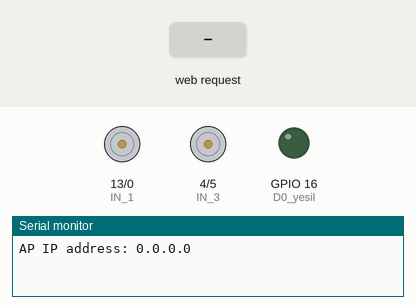
This sketch was run on a simulated ESP8266 (NodeMCU). Parts: motor-driver pin pairs drawn as motors (green arrow = first pin HIGH = forward, orange = second pin HIGH = backward, longer = more drive, scaled by the enable pin), output pins drawn as LEDs (lit = HIGH), the last lines printed to the serial monitor. The test bench sets the inputs (shaded band). WiFi joins after 1.5 s; servers stay silent unless stated.

Above: at 1.2 s.
1.3 s: HTTP request GET /?State=F received
At 2.1 s:
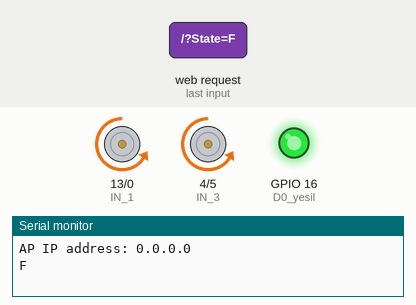
2.8 s: HTTP request GET /?State=B received
At 3.3 s:
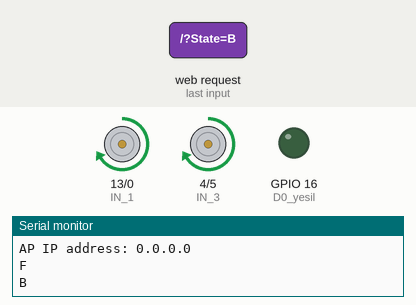
4.3 s: HTTP request GET /?State=L received
At 5.5 s:
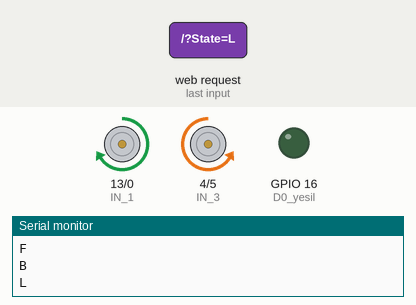
5.8 s: HTTP request GET /?State=R received
At 6.8 s:
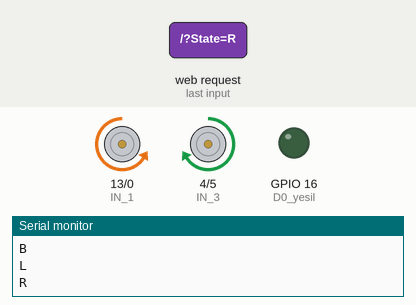
Timing chart, 0 to 8.3 s (numbered marks = the images above; inputs shaded):
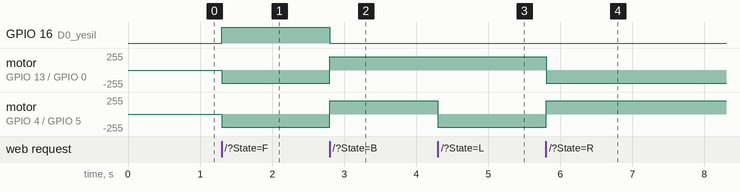

Measured:
- after the input at 1.3 s, GPIO 16 (D0_yesil): LOW → HIGH at once; motor on GPIO 13 (IN_1) / GPIO 0 (IN_2), motor on GPIO 4 (IN_3) / GPIO 5 (IN_4): stopped → backward 199/255 at once
- after the input at 2.8 s, GPIO 16 (D0_yesil): HIGH → LOW at once; motor on GPIO 13 (IN_1) / GPIO 0 (IN_2), motor on GPIO 4 (IN_3) / GPIO 5 (IN_4): backward 199/255 → forward 199/255 at once
- after the input at 4.3 s, motor on GPIO 4 (IN_3) / GPIO 5 (IN_4): forward 199/255 → backward 199/255 at once
- after the input at 5.8 s, motor on GPIO 13 (IN_1) / GPIO 0 (IN_2): forward 199/255 → backward 199/255 at once; motor on GPIO 4 (IN_3) / GPIO 5 (IN_4): backward 199/255 → forward 199/255 at once

The sketch:

Robosprint.ino
```cpp
#define ENA   2          // Enable/speed motors Right        (D4)
#define ENB   15          // Enable/speed motors Left         (D8)
#define IN_1  13          // L298N in1 motors Right           (D7)
#define IN_2  0          // L298N in2 motors Right           (D3)
#define IN_3  4           // L298N in3 motors Left           (D2)
#define IN_4  5           // L298N in4 motors Left          (D1)

#include <ESP8266WiFi.h>
#include <WiFiClient.h>
#include <ESP8266WebServer.h>

String command;             //String to store app command state.
int speedCar = 800;   //high      // 400 - 1023.
int speed_Coeff = 3;

const char* ssid = "emir";
const char* password="emir123456";
ESP8266WebServer server(80);

void setup() {

 pinMode(ENA, OUTPUT);
 pinMode(ENB, OUTPUT);
 pinMode(IN_1, OUTPUT);
 pinMode(IN_2, OUTPUT);
 pinMode(IN_3, OUTPUT);
 pinMode(IN_4, OUTPUT);
 pinMode(16, OUTPUT); //D0 yesil

  Serial.begin(115200);

// Connecting WiFi

  WiFi.mode(WIFI_AP);
  //WiFi.softAP(ssid);
  WiFi.begin(ssid,password);

  //IPAddress myIP = WiFi.softAPIP();
  IPAddress myIP = WiFi.localIP();
  Serial.print("AP IP address: ");
  Serial.println(myIP);

 // Starting WEB-server
     server.on ( "/", HTTP_handleRoot );
     server.onNotFound ( HTTP_handleRoot );
     server.begin();
}

void goAhead(){

      digitalWrite(16, HIGH);

      digitalWrite(IN_1, LOW);
      digitalWrite(IN_2, HIGH);
      analogWrite(ENA, speedCar);

      digitalWrite(IN_3, LOW);
      digitalWrite(IN_4, HIGH);
      analogWrite(ENB, speedCar);
  }

void goBack(){
      digitalWrite(16, LOW);

      digitalWrite(IN_1, HIGH);
      digitalWrite(IN_2, LOW);
      analogWrite(ENA, speedCar);

      digitalWrite(IN_3, HIGH);
      digitalWrite(IN_4, LOW);
      analogWrite(ENB, speedCar);
  }

void goRight(){
      digitalWrite(16, LOW);

      digitalWrite(IN_1, LOW);
      digitalWrite(IN_2, HIGH);
      analogWrite(ENA, speedCar);

      digitalWrite(IN_3, HIGH);
      digitalWrite(IN_4, LOW);
      analogWrite(ENB, speedCar);
  }

void goLeft(){
      digitalWrite(16, LOW);

      digitalWrite(IN_1, HIGH);
      digitalWrite(IN_2,LOW);
      analogWrite(ENA, speedCar);

      digitalWrite(IN_3, LOW);
      digitalWrite(IN_4, HIGH);
      analogWrite(ENB, speedCar);
  }

void goAheadLeft(){

      digitalWrite(16, HIGH);

      digitalWrite(IN_1, LOW);
      digitalWrite(IN_2, HIGH);
      analogWrite(ENA, speedCar/speed_Coeff);

      digitalWrite(IN_3, LOW);
      digitalWrite(IN_4, HIGH);
      analogWrite(ENB, speedCar);
   }

void goAheadRight(){
      digitalWrite(16, HIGH);

      digitalWrite(IN_1, LOW);
      digitalWrite(IN_2, HIGH);
      analogWrite(ENA, speedCar);

      digitalWrite(IN_3, LOW);
      digitalWrite(IN_4, HIGH);
      analogWrite(ENB, speedCar/speed_Coeff);
  }

void goBackLeft(){
       digitalWrite(16, LOW);

      digitalWrite(IN_1, HIGH);
      digitalWrite(IN_2, LOW);
      analogWrite(ENA, speedCar/speed_Coeff);

      digitalWrite(IN_3, HIGH);
      digitalWrite(IN_4, LOW);
      analogWrite(ENB, speedCar);
  }

void goBackRight(){
      digitalWrite(16, LOW);

      digitalWrite(IN_1, HIGH);
      digitalWrite(IN_2, LOW);
      analogWrite(ENA, speedCar);

      digitalWrite(IN_3, HIGH);
      digitalWrite(IN_4, LOW);
      analogWrite(ENB, speedCar/speed_Coeff);
  }

void stopRobot(){
       digitalWrite(16, LOW);

      digitalWrite(IN_1, LOW);
      digitalWrite(IN_2, LOW);
      analogWrite(ENA, speedCar);

      digitalWrite(IN_3, LOW);
      digitalWrite(IN_4, LOW);
      analogWrite(ENB, speedCar);
 }

void loop() {
    server.handleClient();

      command = server.arg("State");
      if (command == "F") goAhead();
      else if (command == "B") goBack();
      else if (command == "L") goLeft();
      else if (command == "R") goRight();
      else if (command == "I") goAheadRight();
      else if (command == "G") goAheadLeft();
      else if (command == "J") goBackRight();
      else if (command == "H") goBackLeft();
      else if (command == "0") speedCar = 400;
      else if (command == "1") speedCar = 470;
      else if (command == "2") speedCar = 540;
      else if (command == "3") speedCar = 610;
      else if (command == "4") speedCar = 680;
      else if (command == "5") speedCar = 750;
      else if (command == "6") speedCar = 820;
      else if (command == "7") speedCar = 890;
      else if (command == "8") speedCar = 960;
      else if (command == "9") speedCar = 1023;
      else if (command == "S") stopRobot();

}

void HTTP_handleRoot(void) {

if( server.hasArg("State") ){
       Serial.println(server.arg("State"));
  }
  server.send ( 200, "text/html", "" );
  delay(1);
}
```
